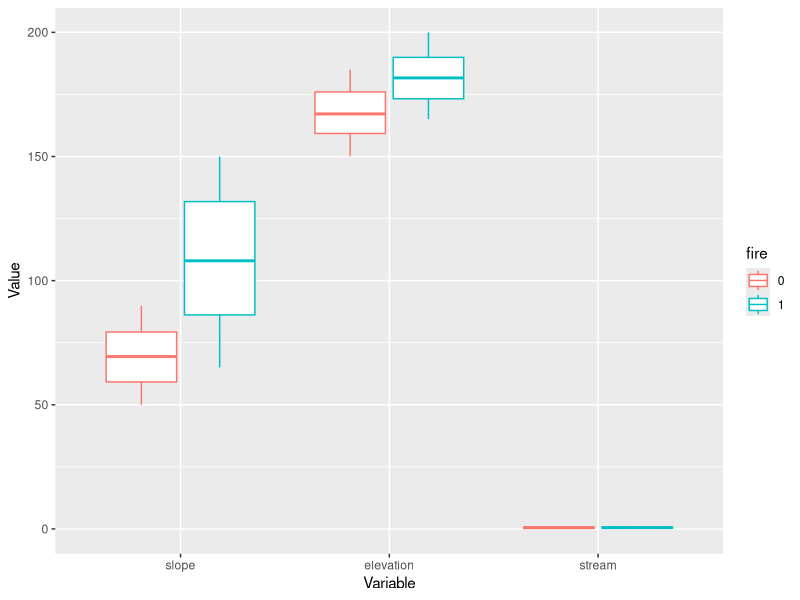
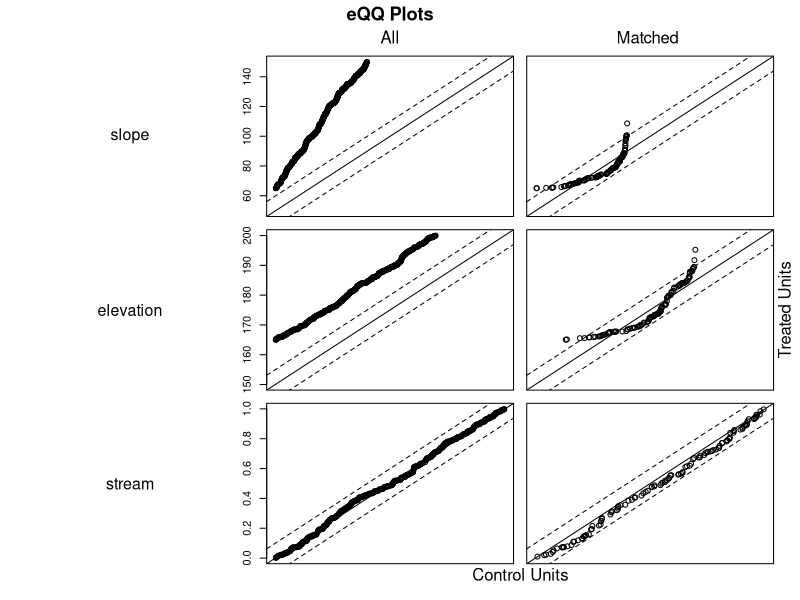

Generate these figures, in order, with R:
## ---- chunk 1
knitr::opts_chunk$set(echo = TRUE)

### Install MatchIt if you need to
install.packages("MatchIt",
                 repos = "http://cran.us.r-project.org")

### Packages for the purposes of the quarto website (no need to download these to run the example)
install.packages(c("jsonlite", "rmarkdown"),
                 repos = "http://cran.us.r-project.org")

### Load libraries
library(tidyverse)
library(MatchIt)
## ---- chunk 2
### Function to simulate data and write it as a dataframe
simulate_data <- function(){
  
  ### Create variables in a dataframe
  
  ### Make column for observation ID
  df <- data.frame(id = seq(1,1000),
                   
                   ### Add columns for explanatory variables
                   
                   ### Add column for treatment variable
                   fire = c(rep(0,500), rep(1,500)),
                   
                   ### And the rest of the covariates
                   slope = c(runif(500, min = 50, max = 90), 
                             runif(500, min = 65, max = 150)),
                   elevation = c(runif(500, min = 150, max = 185), 
                                 runif(500, min = 165, max = 200)),
                   stream = runif(1000, min = 0, max = 1),
                   
                   ### And the error term
                   error = rnorm(1000, mean = 0, sd = 5))
  
  ### Add a slope*slope variable
  df <- df %>%
    mutate(slope2 = slope^2)
  
  ### Make column for outcome variable (species richness) 
  df <- df %>%
    mutate(species_richness = 1 + 5*fire + 0.07*slope + 0.05*elevation + 2*stream - 0.005*slope2 + error)
  return(df)
}
## ---- chunk 3
### Write a function to generate data and analyze using OLS 
ols_fun <- function(){
  
  ### Simulate the dataset
  data <- simulate_data()
  
  ### Run OLS regression
  ols <- lm(species_richness ~ fire + slope + elevation + stream, 
            data = data)
  
  ### Extract model coefficients and standard error
  fire_coeff <- coef(summary(ols))["fire", "Estimate"]
  fire_se <- coef(summary(ols))["fire", "Std. Error"]
  list <- list(fire_coeff, fire_se)
}

### Apply the function to 1000 replicates
ols_sim <- replicate(1000, ols_fun())

### Extract the model estimates
ols_fire_est <- unlist(ols_sim[1, ])

### Print mean, standard deviation, minimum, and maximum values for coefficient estimates
c(mean(ols_fire_est), sd(ols_fire_est), 
  min(ols_fire_est), max(ols_fire_est))

### Extract the standard deviations
ols_fire_sd <- unlist(ols_sim[2, ])

### Print mean, standard deviation, minimum, and maximum standard deviation of coefficient estimates
c(mean(ols_fire_sd), sd(ols_fire_sd), 
  min(ols_fire_sd), max(ols_fire_sd))
## ---- chunk 4
### Write a function to generate the data, use matching to subset the data, and run a regression on the matched data
pps_fun <- function(){
  
  ### Simulate the dataset
  data <- simulate_data()
  
  ### Match the data on the observed covariates
  match <- matchit(fire ~ slope + 
                     elevation + 
                     stream, 
                   
                   ### set method to use for matching
                   method = "nearest", 
                   
                   ### tell it what data source to draw matches from
                   data = data, 
                   
                   ### tell it to use logistic regression for the matching
                   distance = "glm", 
                   link = "probit",
                   
                   ### specify which order to draw potential points from the full dataset
                   m.order = "random",
                   
                   ### set a maximum distance for the matches
                   caliper = 0.10)
  
  ### Extract the matched data from the full dataset
  matched_data = match.data(match)
  
  ### Run OLS on the matched dataset
  ols <- lm(species_richness ~ fire + slope + 
              elevation + stream, 
            data = matched_data)
  
  ### Extract model coefficients
  fire_coeff <- coef(summary(ols))["fire", "Estimate"]
  fire_se <- coef(summary(ols))["fire", "Std. Error"]
  list <- list(fire_coeff, fire_se) 
}

### Apply the function to 1000 replicates
pps_sim <- replicate(1000, pps_fun())

### Extract the model estimates
pps_fire_est <- unlist(pps_sim[1,])

### Print mean, standard deviation, minimum, and maximum values for coefficient estimates
c(mean(pps_fire_est), sd(pps_fire_est), 
  min(pps_fire_est), max(pps_fire_est))

### Extract the standard deviations
pps_fire_sd <- unlist(pps_sim[2,])

### Print mean, standard deviation, minimum, and maximum standard deviation of coefficient estimates
c(mean(pps_fire_sd), sd(pps_fire_sd), 
  min(pps_fire_sd), max(pps_fire_sd))
## ---- chunk 5
### Simulate a dataset
data_for_match <- simulate_data()

### Make fire a factor variable
data_for_match <- data_for_match %>%
  mutate_at(vars(fire), 
            funs(factor))

### Take a look at the balance of the covariates before matching
data_for_match %>%
  dplyr::select(id, fire, slope, elevation, stream) %>%
  gather(variable, value, slope:stream, factor_key = TRUE) %>%
  ggplot(aes(x = variable, y = value, color = fire)) +
  geom_boxplot() +
  xlab("Variable") + ylab("Value")
### fires: 0 = unburned, 1 = burned

### You can also look at it in table form
covariate_summ <- data_for_match %>%
  group_by(fire) %>%
  summarise(slope_mean = mean(slope),
            slope_sd = sd(slope),
            elevation_mean = mean(elevation),
            elevation_sd = sd(elevation),
            stream_mean = mean(stream),
            stream_sd = sd(stream))
View(covariate_summ)
## ---- chunk 6
### Match the data on the observed covariates
match <- matchit(fire ~ slope + 
                   elevation + 
                   stream, 
                 
                 ### set method to use for matching
                 method = "nearest", 
                 
                 ### tell it what data source to draw matches from
                 data = data_for_match, 
                 
                 ### tell it to use logistic regression for the matching
                 distance = "glm", 
                 link = "probit",
                 
                 ### specify which order to draw potential points from the full dataset
                 m.order = "random",
                 
                 ### set a maximum distance for the matches
                 caliper = 0.10)

### Take a look at the quality of the matches
match_quality <- summary(match, 
                         standardize = TRUE)

### Let's see how many points were matched
match_quality_nn <- as.data.frame(match_quality$nn)
View(match_quality_nn)

### Let's look at the pre-match covariate balance
match_quality_unmatched <- as.data.frame(match_quality$sum.all)
View(match_quality_unmatched)

### What does the covariate balance look like after matching?
match_quality_summary <- as.data.frame(match_quality$sum.matched)
View(match_quality_summary)
### Ideally, you want the standardized mean differences in the matched dataset to be < 0.25 (reference: Schleicher et al. 2020. Statistical matching for conservation science. Conserv. Biol. 34:538–549. https://doi.org/10.1111/cobi.13448).

### You can also look at the amount of bias reduction achieved through matching
match_quality_reduction <- as.data.frame(match_quality$reduction)
View(match_quality_reduction)

### You can also use a fun interactive command to visualize the pre- and post-match covariate spread
plot(match, interactive = FALSE)
